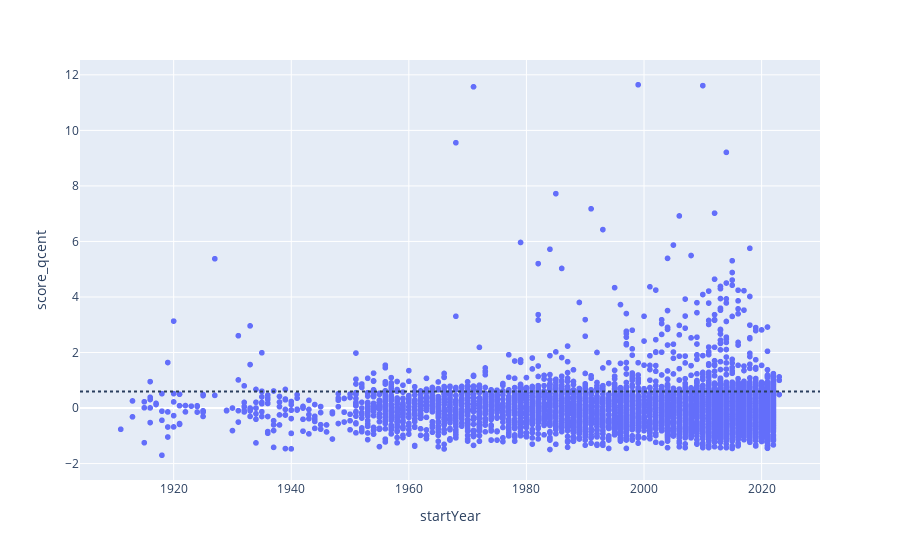

The cell this chart's notebook holds for it:
### Code cell
fig = px.scatter(scifi_movies, 'startYear', 'score_qcent', hover_name='primaryTitle')

fig.add_hline(y=0.6, line_dash="dot",
#               annotation_text="Jan 1, 2018 baseline", 
#               annotation_position="bottom right",
#               annotation_font_size=20,
#               annotation_font_color="blue"
             )

### Figure 1 — Plotly figure (JSON) as saved in the notebook; plotly's stock layout.template omitted (floating-point values rounded to 4 significant figures; data arrays with more than 128 entries replaced by an {"elided": "..."} marker saying what was removed)
{"data": [{"hovertemplate": "<b>%{hovertext}</b><br><br>startYear=%{x}<br>score_qcent=%{y}<extra></extra>", "hovertext": {"elided": "6762 str values"}, "legendgroup": "", "marker": {"color": "#636efa", "symbol": "circle"}, "mode": "markers", "name": "", "showlegend": false, "type": "scattergl", "x": {"elided": "6762 int values"}, "xaxis": "x", "y": {"elided": "6762 float values"}, "yaxis": "y"}], "layout": {"autosize": true, "legend": {"tracegroupgap": 0}, "margin": {"t": 60}, "shapes": [{"line": {"dash": "dot"}, "type": "line", "x0": 0, "x1": 1, "xref": "x domain", "y0": 0.6, "y1": 0.6, "yref": "y"}], "xaxis": {"anchor": "y", "autorange": true, "domain": [0, 1], "range": [1904.0, 2030.0], "title": {"text": "startYear"}, "type": "linear"}, "yaxis": {"anchor": "x", "autorange": true, "domain": [0, 1], "range": [-2.733, 12.68], "title": {"text": "score_qcent"}, "type": "linear"}}}
